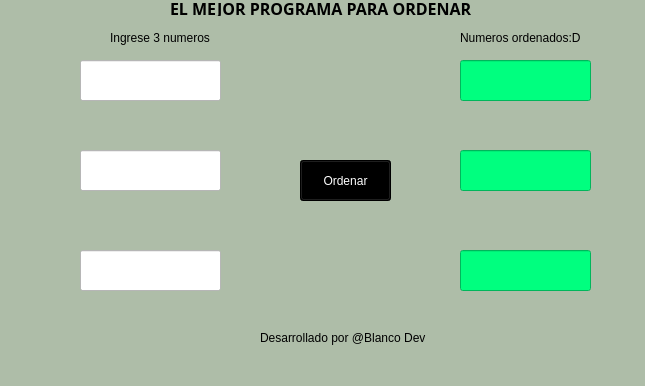
<?xml version="1.0" encoding="UTF-8"?>
<ui version="4.0">
 <class>ListaOrdenada</class>
 <widget class="QMainWindow" name="ListaOrdenada">
  <property name="geometry">
   <rect>
    <x>0</x>
    <y>0</y>
    <width>645</width>
    <height>386</height>
   </rect>
  </property>
  <property name="cursor">
   <cursorShape>PointingHandCursor</cursorShape>
  </property>
  <property name="windowTitle">
   <string>Ordenar Numeros</string>
  </property>
  <property name="windowIcon">
   <iconset theme="accessories-calculator"/>
  </property>
  <property name="styleSheet">
   <string notr="true">background-color: rgb(174, 189, 168);</string>
  </property>
  <widget class="QWidget" name="centralwidget">
   <widget class="QLineEdit" name="entrada_1">
    <property name="geometry">
     <rect>
      <x>80</x>
      <y>60</y>
      <width>141</width>
      <height>41</height>
     </rect>
    </property>
    <property name="styleSheet">
     <string notr="true">background-color: rgb(255, 255, 255);
border-color: rgb(0, 0, 0);</string>
    </property>
    <property name="text">
     <string/>
    </property>
   </widget>
   <widget class="QLineEdit" name="entrada_2">
    <property name="geometry">
     <rect>
      <x>80</x>
      <y>150</y>
      <width>141</width>
      <height>41</height>
     </rect>
    </property>
    <property name="styleSheet">
     <string notr="true">background-color: rgb(255, 255, 255);</string>
    </property>
   </widget>
   <widget class="QLineEdit" name="entrada_3">
    <property name="geometry">
     <rect>
      <x>80</x>
      <y>250</y>
      <width>141</width>
      <height>41</height>
     </rect>
    </property>
    <property name="styleSheet">
     <string notr="true">background-color: rgb(255, 255, 255);</string>
    </property>
   </widget>
   <widget class="QPushButton" name="Ordenar">
    <property name="geometry">
     <rect>
      <x>300</x>
      <y>160</y>
      <width>91</width>
      <height>41</height>
     </rect>
    </property>
    <property name="styleSheet">
     <string notr="true">background-color: rgb(0, 0, 0);
color: rgb(255, 255, 255);</string>
    </property>
    <property name="text">
     <string>Ordenar</string>
    </property>
   </widget>
   <widget class="QLineEdit" name="salida_1">
    <property name="geometry">
     <rect>
      <x>460</x>
      <y>60</y>
      <width>131</width>
      <height>41</height>
     </rect>
    </property>
    <property name="styleSheet">
     <string notr="true">background-color: rgb(0, 255, 127);</string>
    </property>
   </widget>
   <widget class="QLineEdit" name="salida_2">
    <property name="geometry">
     <rect>
      <x>460</x>
      <y>150</y>
      <width>131</width>
      <height>41</height>
     </rect>
    </property>
    <property name="styleSheet">
     <string notr="true">background-color: rgb(0, 255, 127);
</string>
    </property>
   </widget>
   <widget class="QLineEdit" name="salida_3">
    <property name="geometry">
     <rect>
      <x>460</x>
      <y>250</y>
      <width>131</width>
      <height>41</height>
     </rect>
    </property>
    <property name="styleSheet">
     <string notr="true">background-color: rgb(0, 255, 127);</string>
    </property>
   </widget>
   <widget class="QLabel" name="label">
    <property name="geometry">
     <rect>
      <x>110</x>
      <y>30</y>
      <width>111</width>
      <height>16</height>
     </rect>
    </property>
    <property name="text">
     <string>Ingrese 3 numeros</string>
    </property>
   </widget>
   <widget class="QLabel" name="label_2">
    <property name="geometry">
     <rect>
      <x>460</x>
      <y>30</y>
      <width>131</width>
      <height>16</height>
     </rect>
    </property>
    <property name="text">
     <string>Numeros ordenados:D</string>
    </property>
   </widget>
   <widget class="QLabel" name="label_3">
    <property name="geometry">
     <rect>
      <x>260</x>
      <y>330</y>
      <width>201</width>
      <height>16</height>
     </rect>
    </property>
    <property name="text">
     <string>Desarrollado por @Blanco Dev</string>
    </property>
   </widget>
   <widget class="QLabel" name="label_4">
    <property name="geometry">
     <rect>
      <x>170</x>
      <y>0</y>
      <width>351</width>
      <height>16</height>
     </rect>
    </property>
    <property name="font">
     <font>
      <family>Arial Black</family>
      <pointsize>12</pointsize>
      <bold>true</bold>
     </font>
    </property>
    <property name="text">
     <string>EL MEJOR PROGRAMA PARA ORDENAR</string>
    </property>
   </widget>
  </widget>
  <widget class="QMenuBar" name="menubar">
   <property name="geometry">
    <rect>
     <x>0</x>
     <y>0</y>
     <width>645</width>
     <height>22</height>
    </rect>
   </property>
  </widget>
  <widget class="QStatusBar" name="statusbar"/>
 </widget>
 <resources/>
 <connections/>
</ui>
